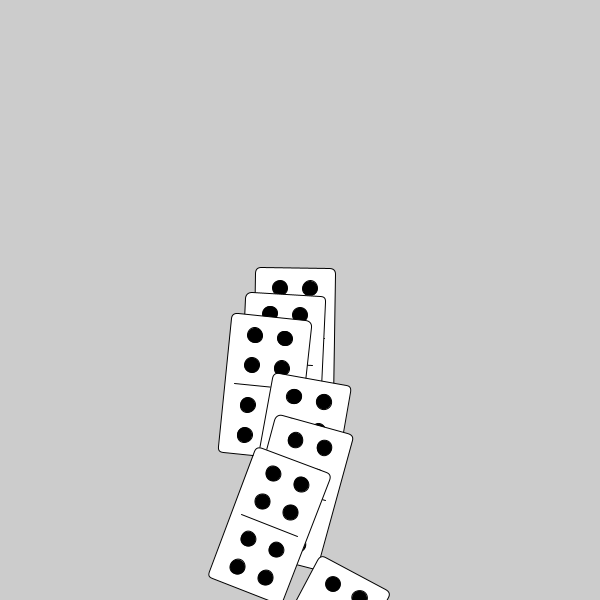
Frame 1 (no input)
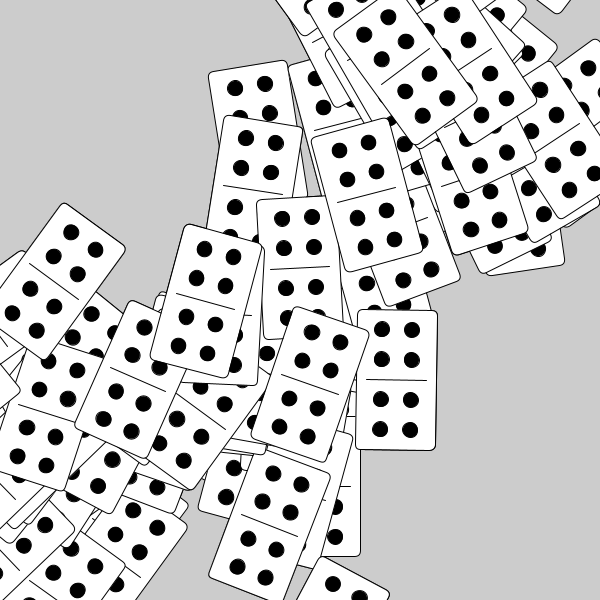
Frame 60 (the mouse pressed at the canvas centre just before this capture)
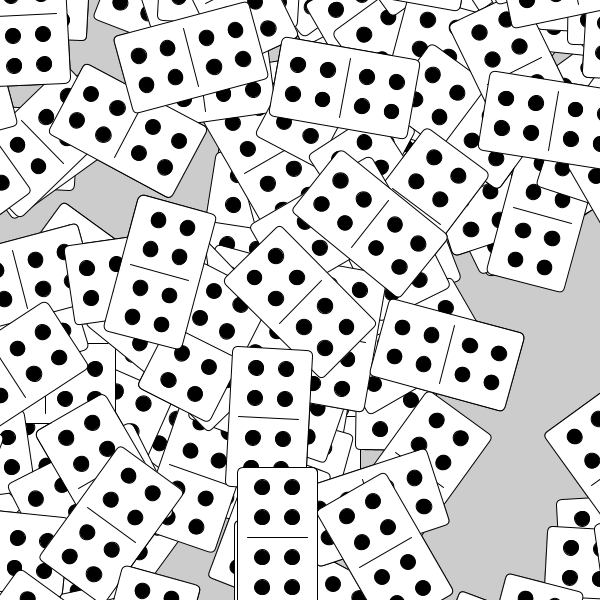
Frame 120 (the mouse held since frame 60 and released just before this capture)

The Processing sketch that drew these frames (run headless with seeded random() and noise(); from frame 60 on, the mouse is pressed at the canvas centre):

// Processing sketch: HW2LoopingCustomDrawingFunction
// ── HW2LoopingCustomDrawingFunction.pde
int x = width;
int y = height;
int rotVal = 0;


void setup () {
  size (600, 600);
  rectMode (CENTER);
}

void draw () {
  
  fill (200, 80, 120);
  for (int x = 0; x < width; x += 200) {
   translate(mouseX,mouseY);
   domino(x, y);
   domino(x/2, y/2);
   domino(x/4, y/4);
  }
}


void domino (int x, int y) {
  
  
  rotVal += 1;
  rotate(radians(rotVal));

  translate(x/3, y/3);
  fill(255);
  rect(width/2, height/2, 80, 140, 6);
  fill (0);
  ellipse(285, 250, 15, 15);
  ellipse(315, 250, 15, 15);
  ellipse(315, 280, 15, 15);
  ellipse(285, 280, 15, 15);

  ellipse(285, 320, 15, 15);
  ellipse(315, 320, 15, 15);
  ellipse(315, 350, 15, 15);
  ellipse(285, 350, 15, 15);

  line (330, 300, 270, 300);
}
